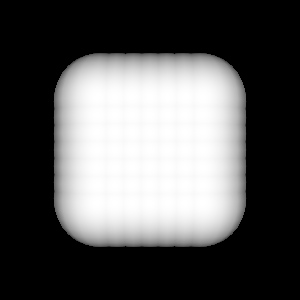

Recreate this plot in Python.
#!/usr/bin/env python
# Demonstrate vtkGlyph3DMapper with superquadric glyphs on a plane.

import vtkmodules.vtkInteractionStyle  # noqa: F401
import vtkmodules.vtkRenderingFreeType  # noqa: F401
import vtkmodules.vtkRenderingOpenGL2  # noqa: F401

from vtkmodules.vtkFiltersSources import vtkPlaneSource, vtkSuperquadricSource
from vtkmodules.vtkRenderingCore import (
    vtkActor,
    vtkGlyph3DMapper,
    vtkRenderWindow,
    vtkRenderWindowInteractor,
    vtkRenderer,
)

# Glyph source.
superquadric = vtkSuperquadricSource()

# Points source.
plane = vtkPlaneSource()
plane.SetResolution(6, 6)

# Glyph3D mapper.
mapper = vtkGlyph3DMapper()
mapper.SetInputConnection(plane.GetOutputPort())
mapper.SetSourceConnection(superquadric.GetOutputPort())

# Actor.
actor = vtkActor()
actor.SetMapper(mapper)

# Rendering pipeline.
renderer = vtkRenderer()
renderer.AddActor(actor)

render_window = vtkRenderWindow()
render_window.AddRenderer(renderer)
render_window.SetWindowName("glyph3d mapper")
render_window.SetMultiSamples(0)

interactor = vtkRenderWindowInteractor()
interactor.SetRenderWindow(render_window)

# Scene
renderer.ResetCamera()

interactor.Initialize()
interactor.Start()
